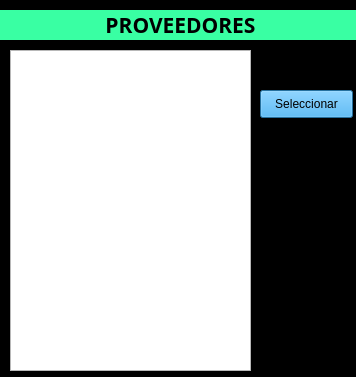
<?xml version="1.0" encoding="UTF-8"?>
<ui version="4.0">
 <class>ventana_proveedores</class>
 <widget class="QDialog" name="ventana_proveedores">
  <property name="geometry">
   <rect>
    <x>0</x>
    <y>0</y>
    <width>356</width>
    <height>377</height>
   </rect>
  </property>
  <property name="windowTitle">
   <string>Dialog</string>
  </property>
  <property name="styleSheet">
   <string notr="true">QDialog{
background-color:#000000
}</string>
  </property>
  <widget class="QPushButton" name="bt_SeleccionarProveedor">
   <property name="geometry">
    <rect>
     <x>260</x>
     <y>90</y>
     <width>93</width>
     <height>28</height>
    </rect>
   </property>
   <property name="styleSheet">
    <string notr="true">QPushButton{
background-color:#2caeff;
}

QPushButton:hover{
background-color:#39ffa3;
}</string>
   </property>
   <property name="text">
    <string>Seleccionar</string>
   </property>
  </widget>
  <widget class="QLabel" name="label">
   <property name="geometry">
    <rect>
     <x>0</x>
     <y>10</y>
     <width>361</width>
     <height>30</height>
    </rect>
   </property>
   <property name="minimumSize">
    <size>
     <width>0</width>
     <height>30</height>
    </size>
   </property>
   <property name="maximumSize">
    <size>
     <width>16777215</width>
     <height>30</height>
    </size>
   </property>
   <property name="font">
    <font>
     <family>Goldman</family>
     <pointsize>16</pointsize>
     <weight>75</weight>
     <bold>true</bold>
    </font>
   </property>
   <property name="styleSheet">
    <string notr="true">QLabel{
background-color:#39ffa3
}</string>
   </property>
   <property name="text">
    <string>PROVEEDORES</string>
   </property>
   <property name="alignment">
    <set>Qt::AlignCenter</set>
   </property>
  </widget>
  <widget class="QListView" name="listView_proveedores">
   <property name="geometry">
    <rect>
     <x>10</x>
     <y>50</y>
     <width>241</width>
     <height>321</height>
    </rect>
   </property>
  </widget>
 </widget>
 <resources/>
 <connections/>
</ui>
